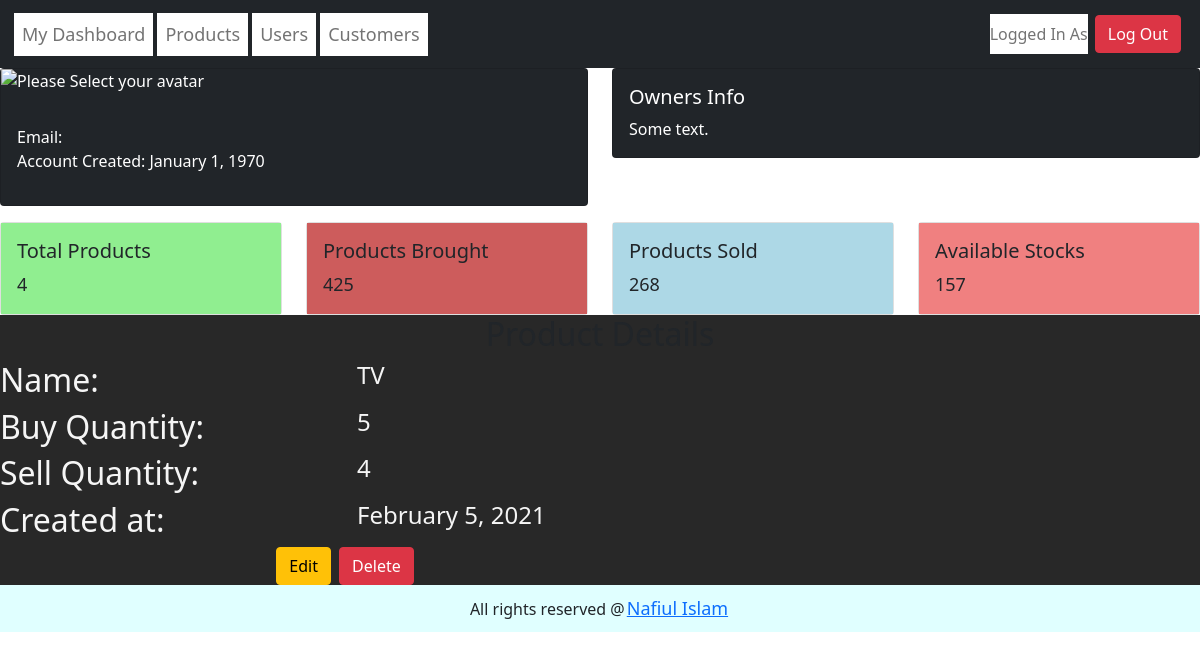
/viewProduct.php?id=11, run on the app's committed database.
### tables this page shows
CREATE TABLE `product` (
  `id` int(11) NOT NULL,
  `name` varchar(100) NOT NULL,
  `bought` int(11) NOT NULL DEFAULT 0,
  `sold` int(11) NOT NULL DEFAULT 0,
  `image` varchar(300) NOT NULL,
  `created` datetime DEFAULT NULL,
  `updated` datetime NOT NULL DEFAULT current_timestamp()
);

### viewProduct.php (the view, shortened to what this page needs)
<?php
    include ('navigation.php');
    $conn = connect();
    if(isset($_GET['id'])){
      $id= $_GET['id'];
      $sql= "SELECT * from product WHERE id='$id' limit 1";
      $res= mysqli_fetch_assoc($conn->query($sql));
    }
    $id= $_SESSION['userid'];
    $sq= "SELECT * FROM user_info WHERE id='$id'";
    $thisUser= mysqli_fetch_assoc($conn->query($sq));
    $sql= "SELECT COUNT(*) as products FROM product";
    $total_products= mysqli_fetch_assoc($conn->query($sql));
    $sql= "SELECT SUM(bought) as total_bought FROM product";
    $total_bought= mysqli_fetch_assoc($conn->query($sql));
    $sql= "SELECT SUM(sold) as total_sold FROM product";
    $total_sold= mysqli_fetch_assoc($conn->query($sql));
    $stock_available= $total_bought['total_bought']-$total_sold['total_sold'];
?>
<!doctype html>
<html lang="en">
  <head>
    <link href="https://cdn.jsdelivr.net/npm/bootstrap@5.0.0-beta1/dist/css/bootstrap.min.css" rel="stylesheet">
  </head>
  <body>
  <div class="row row-cols-1 row-cols-md-2 g-4">
  <div class="col">
    <div class="card text-white bg-dark mb-3">
    <img src="<?php echo $thisUser['avatar']; ?>" class="img-circle" alt="Please Select your avatar">
      <div class="card-body">
        <p><h4><?php echo $thisUser['name'];  ?></h4>
        Email: <?php echo $thisUser['email']; ?><br>
        Account Created: <?php echo date('F j, Y', strtotime($thisUser['created'])); ?></p>
        </div>
    </div>
  </div>
  <div class="col">
    <div class="card text-white bg-dark mb-3">
      <div class="card-body">
        <h5 class="card-title">Owners Info</h5>
        <p class="card-text">Some text.</p>
      </div>
    </div>
  </div>
</div>
  <div class="row row-cols-1 row-cols-md-4 g-4">
  <div class="col">
    <div class="card h-100">
      <div style="background-color: lightgreen;font-size:large;" class="card-body">
        <h5 class="card-title">Total Products</h5>
        <p class="card-text"><?php echo $total_products['products'] ?></p>
      </div>
    </div>
  </div>
  <div class="col">
    <div class="card h-100">
      <div style="background-color: indianred;font-size:large;" class="card-body">
        <h5 class="card-title">Products Brought</h5>
        <p class="card-text"><?php echo $total_bought['total_bought'] ?></p>
      </div>
    </div>
  </div>
  <div class="col">
    <div class="card h-100">
      <div style="background-color: lightblue;font-size:large;" class="card-body">
        <h5 class="card-title">Products Sold</h5>
        <p class="card-text"><?php echo $total_sold['total_sold'] ?></p>
      </div>
    </div>
  </div>
  <div class="col">
    <div class="card h-100">
      <div style="background-color: lightcoral;font-size:large;" class="card-body">
        <h5 class="card-title">Available Stocks</h5>
        <p class="card-text"><?php echo $stock_available ?></p>
      </div>
    </div>
  </div>
</div>
<div class="pt-20 pl-20">
                <div class="col-sm-12" style="background-color: #282828; ">
                    <div class="text-center">
                        <h2 > Product Details</h2>
                    </div>
                    <div class="row pt-20" >
                        <div class="col-sm-7" >
                            <div class="row">
                                <div class="col-sm-6">
                                    <h2 style="color: whitesmoke;"> Name:</h2>
                                </div>
                                <div class="col-sm-6">
                                    <h4 style="color: whitesmoke;"><?php echo ucwords($res['name']) ?></h4>
                                </div>
                            </div>
                            <div class="row">
                                <div class="col-sm-6">
                                    <label class="pull-right"><h2 style="color: whitesmoke;"> Buy Quantity:</h2></label>
                                </div>
                                <div class="col-sm-6">
                                    <h4 style="color: whitesmoke;"><?php echo $res['bought'] ?></h4>
                                </div>
                            </div>
                            <div class="row">
                                <div class="col-sm-6">
                                    <label class="pull-right"><h2 style="color: whitesmoke;"> Sell Quantity:</h2></label>
                                </div>
                                <div class="col-sm-6">
                                    <h4 style="color: whitesmoke;"><?php echo $res['sold'] ?></h4>
                                </div>
                            </div>
                            <div class="row">
                                <div class="col-sm-6">
                                    <label class="pull-right"><h2 style="color: whitesmoke;"> Created at:</h2></label>
                                </div>
                                <div class="col-sm-6">
                                    <h4 style="color: whitesmoke;"><?php echo date('F j, Y', strtotime(str_replace('-','/',$res['created']))) ?></h4>
                                </div>
                            </div>
                            <div class="text-center">
                                <a style="background-color: transparent;" href="editProduct.php?id=<?php echo $res['id']; ?>"><button class="btn btn-warning">Edit</button></a>
                                <a style="background-color: transparent;" href="deleteProduct.php?id=<?php echo $res['id']; ?>"><button class="btn btn-danger">Delete</button></a>
                            </div>
                        </div>
                    </div>
                </div>
            </div>
<?php
    include ('footer.php');
?>
  </body>
</html>

### css/nav.css (style rules this page uses)
a { background-color: white; margin: 2px; font-size: large; }

### data on the page
product: name "TV", bought "5", sold "4", created "February 5, 2021"

### other printed values
date('F j, Y', strtotime($thisUser['created'])) "January 1, 1970"
$total_products['products'] "4"
$total_bought['total_bought'] "425"
$total_sold['total_sold'] "268"
$stock_available "157"
